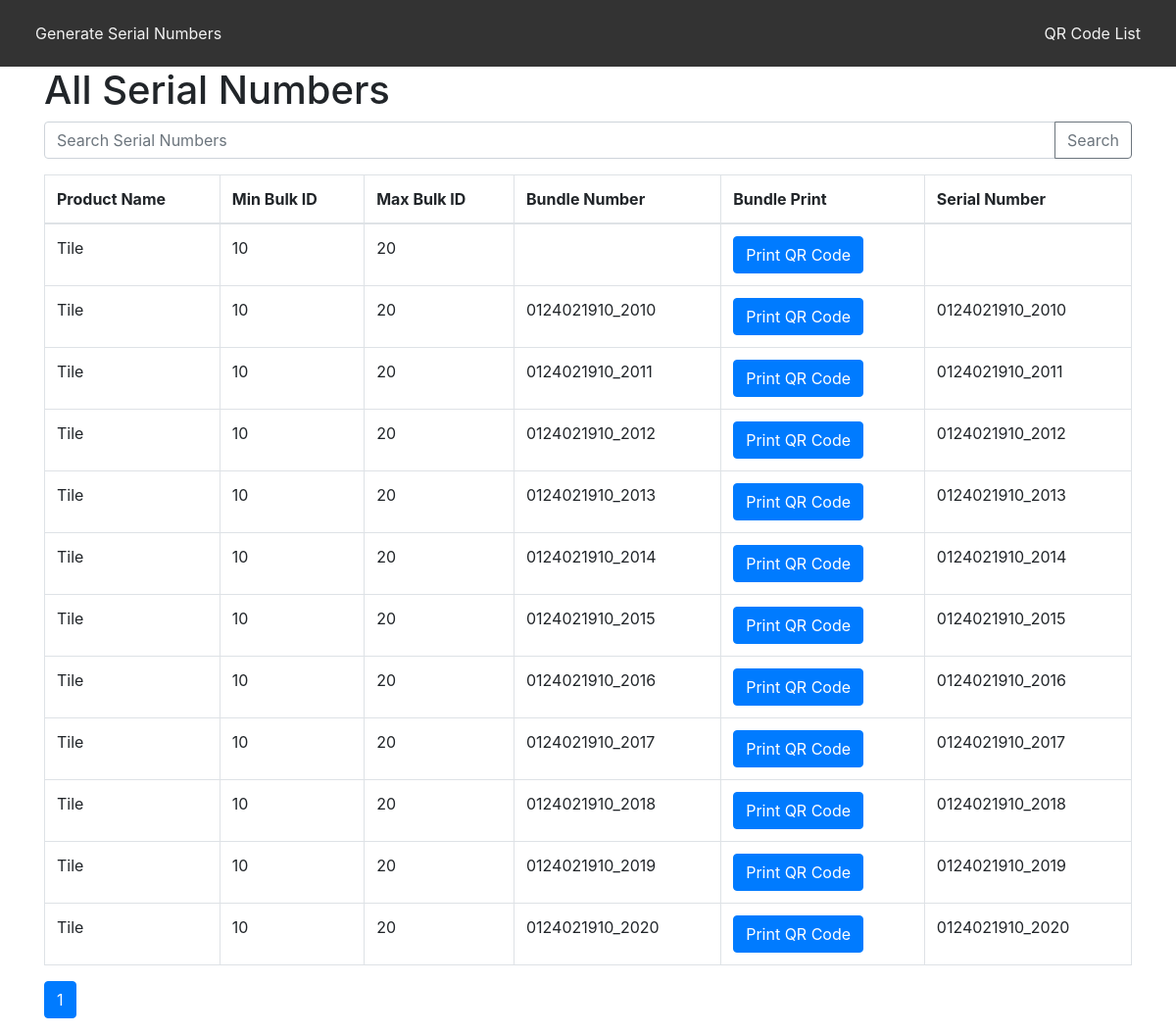
The app's page /, older data.
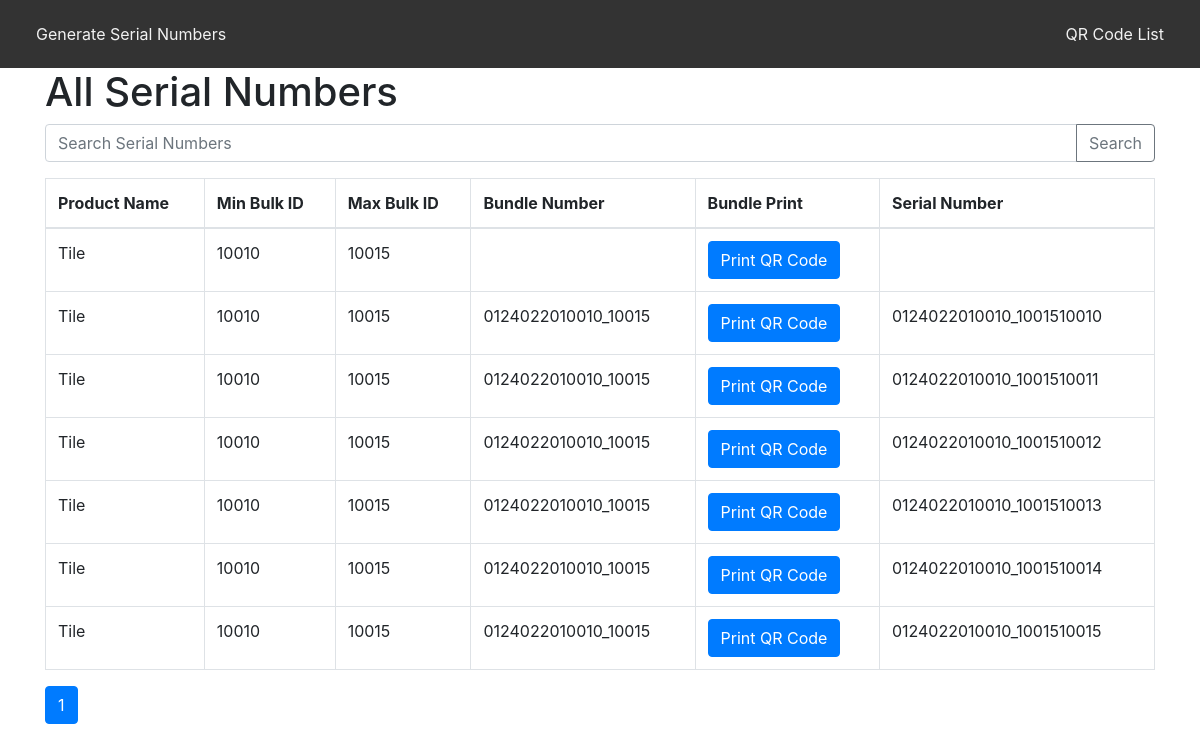
The same page, newer data.
### generator/models.py (models this page shows, shortened)
class SerialNumber(models.Model):
    product_name = models.CharField(max_length=100)
    product_id = models.IntegerField(default=1)  # Added product_id field with a default value
    min_bulk_id = models.IntegerField()
    max_bulk_id = models.IntegerField()
    created_at = models.DateTimeField(auto_now_add=True)
    serial_number = models.CharField(max_length=255)
    qr_code_path = models.CharField(max_length=255)

### generator/views.py (the view)
# urls.py: path('',views.view_generated_serial_numbers,name='view_qr_code'),
def  view_generated_serial_numbers(request):
    serial_numbers = SerialNumber.objects.all()
    for serial_number in serial_numbers:
        serial_number.bundle_number = serial_number.serial_number[:19]
    return  render(request, 'qr_code_list.html', {'serial_numbers': serial_numbers})

### templates/qr_code_list.html (shortened to what this page needs)
<!DOCTYPE html>
<html lang="en">
<head>{% include 'navigation_bar.html' %}
    <link href="https://stackpath.bootstrapcdn.com/bootstrap/4.5.2/css/bootstrap.min.css" rel="stylesheet">
</head>
<body>
    <div class="container">
        <h1>All Serial Numbers</h1>
        <div class="input-group mb-3 search-bar">
            <input type="text" class="form-control" placeholder="Search Serial Numbers" id="searchInput">
            <div class="input-group-append">
                <button class="btn btn-outline-secondary" type="button" id="searchBtn">Search</button>
            </div>
        </div>
          <table class="table table-bordered" id="serialNumbersTable">
            <thead>
                <tr>
                    <th>Product Name</th>
                    <th>Min Bulk ID</th>
                    <th>Max Bulk ID</th>
                    <th>Bundle Number</th>
                    <th>Bundle Print</th>
                    <th>Serial Number</th>
                </tr>
            </thead>
            <tbody>
                {% for serial_number in serial_numbers %}
                <tr>
                    <td>{{ serial_number.product_name }}</td>
                    <td>{{ serial_number.min_bulk_id }}</td>
                    <td>{{ serial_number.max_bulk_id }}</td>
                    <td>{{ serial_number.bundle_number }}</td>
                    <td><a href="print_qr_code/{{ serial_number.bundle_number }}" target="_blank" class="btn btn-primary">Print QR Code</a></td>
                    <td>{{ serial_number.serial_number }}</td>
                </tr>
                {% endfor %}
            </tbody>
        </table>
        <nav aria-label="Page navigation example">
            <ul class="pagination" id="pagination"></ul>
        </nav>
    </div>
</body>
</html>

### templates/navigation_bar.html (shortened to what this page needs)
<!DOCTYPE html>
<html lang="en">
<head>
</head>
<body>
<div class="navbar">
    <a href="/generate/">Generate Serial Numbers</a>
    <a href="http://127.0.0.1:8000/">QR Code List</a>
</div>
</body>
</html>

### templates/navigation_bar.html (style rules this page uses)
.navbar { overflow: hidden; background-color: #333; }
.navbar a { float: left; display: block; color: #f2f2f2; text-align: center; padding: 14px 20px; text-decoration: none; }

### templates/qr_code_list.html (style rules this page uses)
.search-bar { margin-bottom: 20px; }

Row changes from the older to the newer data that the page shows:
removed SerialNumber: product_name "Tile", min_bulk_id "10", max_bulk_id "20", bundle_number "0124021910_2016", serial_number "0124021910_2016"
removed SerialNumber: product_name "Tile", min_bulk_id "10", max_bulk_id "20", bundle_number "0124021910_2017", serial_number "0124021910_2017"
removed SerialNumber: product_name "Tile", min_bulk_id "10", max_bulk_id "20", bundle_number "0124021910_2018", serial_number "0124021910_2018"
removed SerialNumber: product_name "Tile", min_bulk_id "10", max_bulk_id "20", bundle_number "0124021910_2019", serial_number "0124021910_2019"
removed SerialNumber: product_name "Tile", min_bulk_id "10", max_bulk_id "20", bundle_number "0124021910_2020", serial_number "0124021910_2020"
changed SerialNumber (number 1 of 7 on the later page): min_bulk_id "10" → "10010"; max_bulk_id "20" → "10015"
changed SerialNumber (number 2 of 7 on the later page): min_bulk_id "10" → "10010"; max_bulk_id "20" → "10015"; bundle_number "0124021910_2010" → "0124022010010_10015"; serial_number "0124021910_2010" → "0124022010010_1001510010"
changed SerialNumber (number 3 of 7 on the later page): min_bulk_id "10" → "10010"; max_bulk_id "20" → "10015"; bundle_number "0124021910_2011" → "0124022010010_10015"; serial_number "0124021910_2011" → "0124022010010_1001510011"
changed SerialNumber (number 4 of 7 on the later page): min_bulk_id "10" → "10010"; max_bulk_id "20" → "10015"; bundle_number "0124021910_2012" → "0124022010010_10015"; serial_number "0124021910_2012" → "0124022010010_1001510012"
changed SerialNumber (number 5 of 7 on the later page): min_bulk_id "10" → "10010"; max_bulk_id "20" → "10015"; bundle_number "0124021910_2013" → "0124022010010_10015"; serial_number "0124021910_2013" → "0124022010010_1001510013"
changed SerialNumber (number 6 of 7 on the later page): min_bulk_id "10" → "10010"; max_bulk_id "20" → "10015"; bundle_number "0124021910_2014" → "0124022010010_10015"; serial_number "0124021910_2014" → "0124022010010_1001510014"
changed SerialNumber (number 7 of 7 on the later page): min_bulk_id "10" → "10010"; max_bulk_id "20" → "10015"; bundle_number "0124021910_2015" → "0124022010010_10015"; serial_number "0124021910_2015" → "0124022010010_1001510015"
